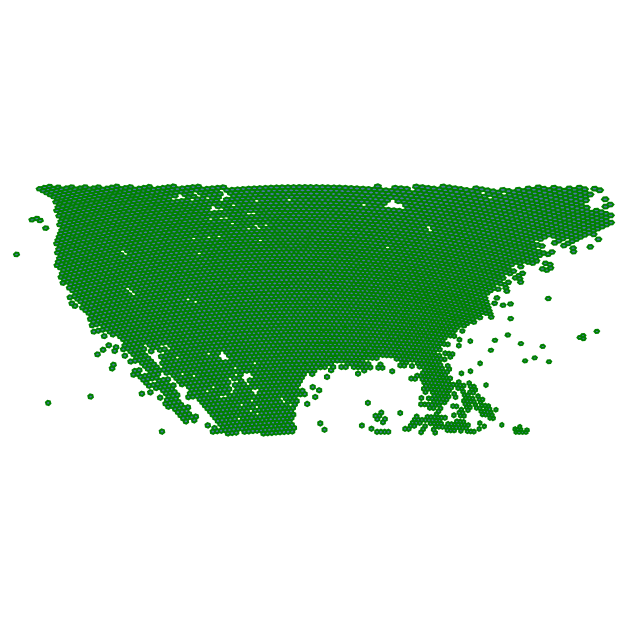

The code cell stored with this chart in its notebook:
### Code cell
import polars as pl

(
    geocode_boundary_dataframe
        .df
        .select(pl.col("boundary").alias("geometry"))
        .st
        .plot(stroke="green")
        .project(type="identity", reflectY=True)
)

### Figure 1 — Vega-Lite specification as saved in the notebook (floating-point values rounded to 4 significant figures; data arrays with more than 128 entries replaced by an {"elided": "..."} marker saying what was removed)
{"config": {"view": {"continuousWidth": 300, "continuousHeight": 300}}, "data": {"name": "data-77721fbf6ac93a4c7a42cdf28654e3b9"}, "mark": {"type": "geoshape", "stroke": "green"}, "params": [{"name": "param_24", "select": {"type": "interval", "encodings": ["x", "y"]}, "bind": "scales"}], "projection": {"reflectY": true, "type": "identity"}, "$schema": "https://vega.github.io/schema/vega-lite/v5.20.1.json", "datasets": {"data-77721fbf6ac93a4c7a42cdf28654e3b9": {"elided": "6061 records"}}}
